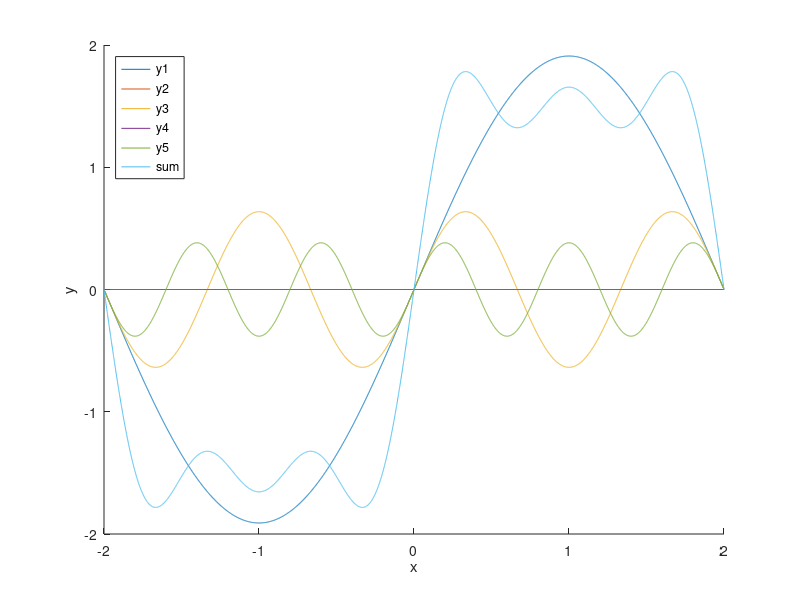

Reproduce this figure in MATLAB.
clear;clc;
x = -2:.001:2;

y1 = (3/(pi*1))*(1-(-1)^1)*sin(pi*1.*x/2);
y2 = (3/(pi*2))*(1-(-1)^2)*sin(pi*2.*x/2);
y3 = (3/(pi*3))*(1-(-1)^3)*sin(pi*3.*x/2);
y4 = (3/(pi*4))*(1-(-1)^4)*sin(pi*4*x/2);
y5 = (3/(pi*5))*(1-(-1)^5)*sin(pi*5*x/2);

sum = y1+y2+y3+y4+y5;

hold on
plot(x,y1)
plot(x,y2)
plot(x,y3)
plot(x,y4)
plot(x,y5)
plot(x,sum)
xlabel('x')
ylabel('y')
legend('y1','y2','y3','y4','y5','sum','Location','northwest')